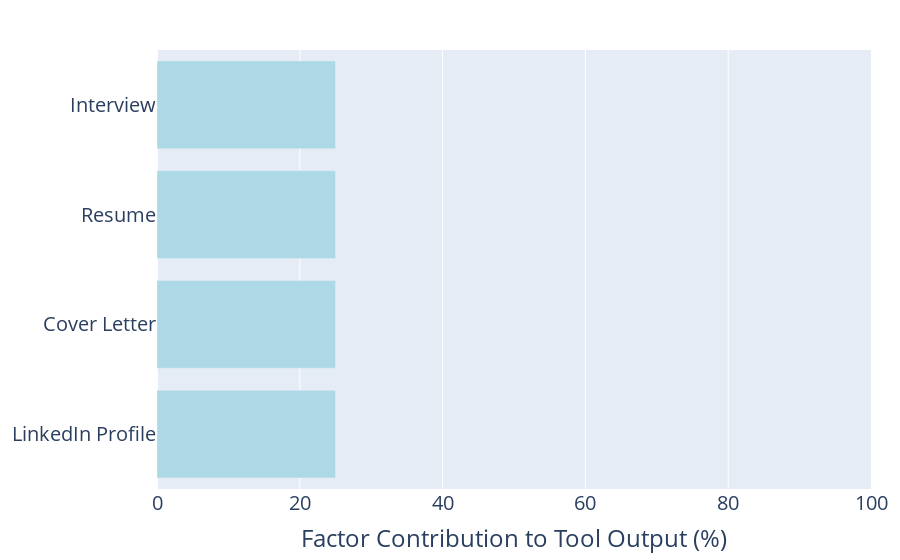
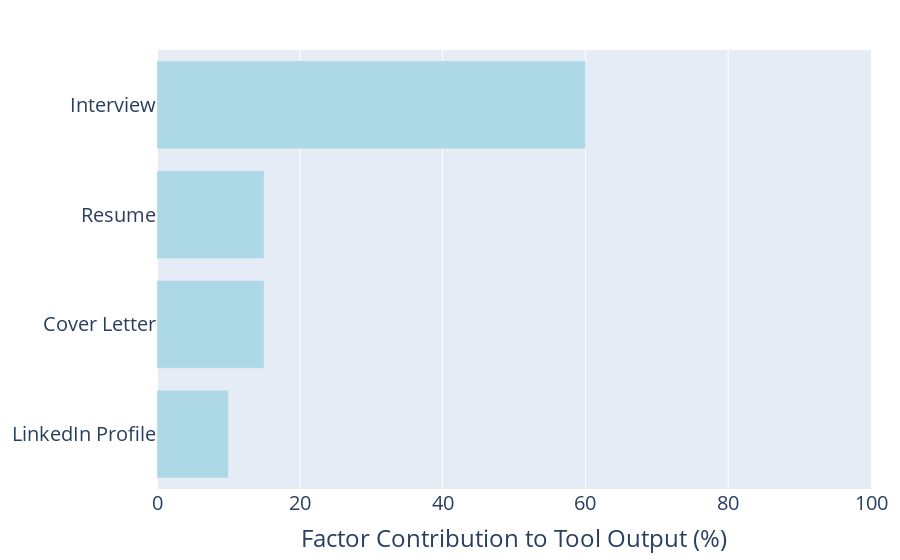

Source (notebook cell) for these figures, in order:
### Code cell
import plotly.graph_objects as go

# Data for the two plots
labels = ['LinkedIn Profile', 'Cover Letter', 'Resume', 'Interview']

# Plot 1: All equal contributions
contributions_equal = [25, 25, 25, 25]

# Plot 2: One of them is more important
contributions_unequal = [10, 15, 15, 60]  # They sum to 100

# Create the first plot with equal contributions
fig1 = go.Figure(go.Bar(
    x=contributions_equal,
    y=labels,
    orientation='h',
    marker=dict(color='lightblue'),
))

fig1.update_layout(
    font=dict(size=20),  # Increase the font size for the entire plot
    xaxis_title="Factor Contribution to Tool Output (%)",
    yaxis_title=None,
    xaxis=dict(range=[0, 100]),
    margin=dict(l=150, r=20, t=50, b=50),
)

# Create the second plot with unequal contributions
fig2 = go.Figure(go.Bar(
    x=contributions_unequal,
    y=labels,
    orientation='h',
    marker=dict(color='lightblue'),
))

fig2.update_layout(
    font=dict(size=20),  # Increase the font size for the entire plot
    xaxis_title="Factor Contribution to Tool Output (%)",
    yaxis_title=None,
    xaxis=dict(range=[0, 100]),
    margin=dict(l=150, r=20, t=50, b=50)
)

# Show both plots
fig1.show()
fig2.show()

### Figure 1 — Plotly figure (JSON) as saved in the notebook; plotly's stock layout.template omitted (floating-point values rounded to 4 significant figures)
{"data": [{"marker": {"color": "lightblue"}, "orientation": "h", "type": "bar", "x": [25, 25, 25, 25], "y": ["LinkedIn Profile", "Cover Letter", "Resume", "Interview"]}], "layout": {"font": {"size": 20}, "margin": {"b": 50, "l": 150, "r": 20, "t": 50}, "xaxis": {"range": [0, 100], "title": {"text": "Factor Contribution to Tool Output (%)"}}, "yaxis": {"title": {}}}}

### Figure 2 — Plotly figure (JSON) as saved in the notebook; plotly's stock layout.template omitted (floating-point values rounded to 4 significant figures)
{"data": [{"marker": {"color": "lightblue"}, "orientation": "h", "type": "bar", "x": [10, 15, 15, 60], "y": ["LinkedIn Profile", "Cover Letter", "Resume", "Interview"]}], "layout": {"font": {"size": 20}, "margin": {"b": 50, "l": 150, "r": 20, "t": 50}, "xaxis": {"range": [0, 100], "title": {"text": "Factor Contribution to Tool Output (%)"}}, "yaxis": {"title": {}}}}
